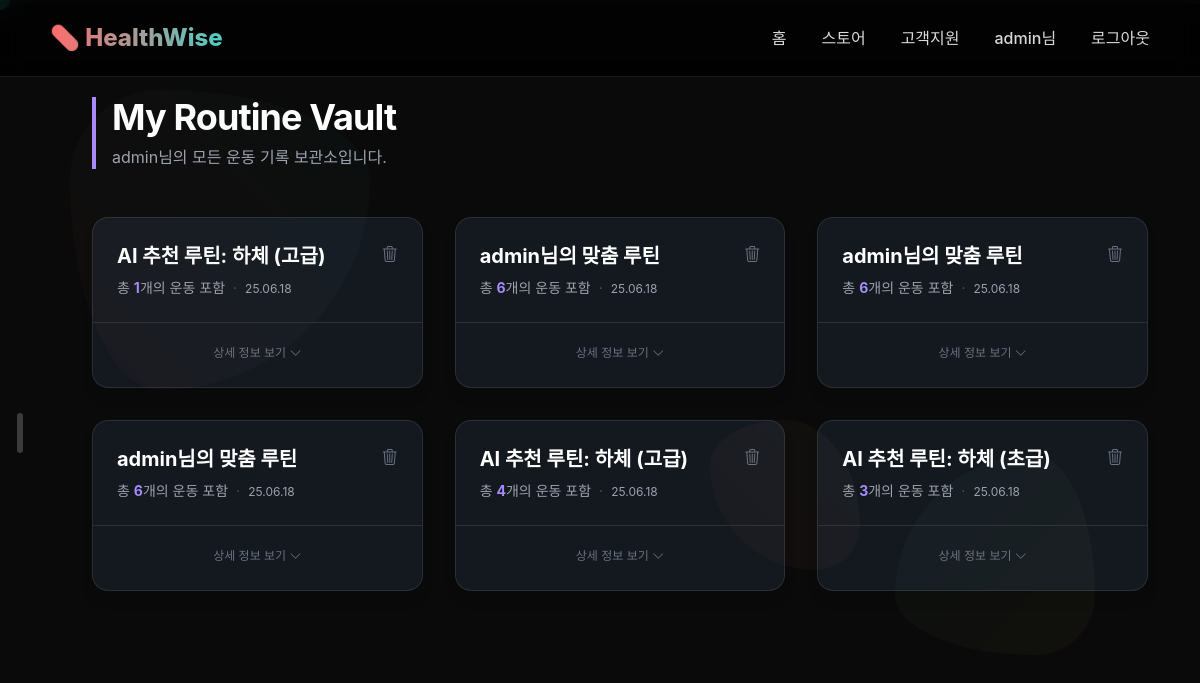
/routine/my-routines/ (signed in), run on an earlier commit of the app's database.
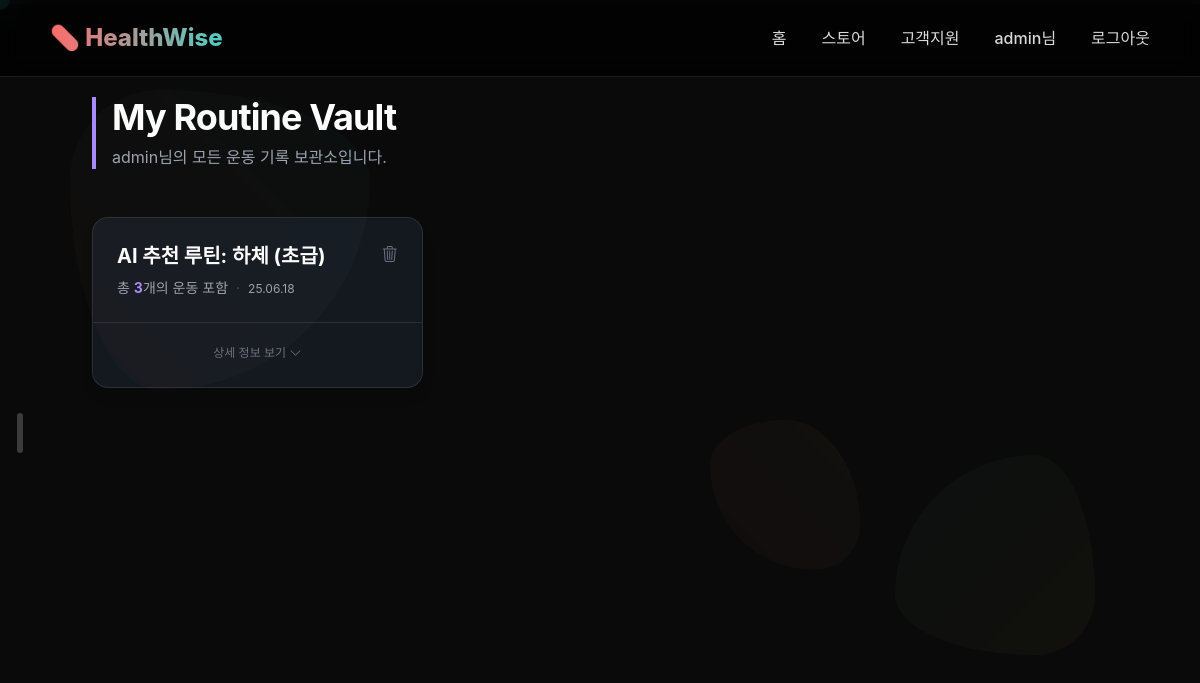
And on a later commit of the database.
### routine/models.py (models this page shows, shortened)
class Routine(models.Model):
    user = models.ForeignKey(settings.AUTH_USER_MODEL, on_delete=models.CASCADE, related_name='routines')
    name = models.CharField(max_length=100)
    exercises = models.ManyToManyField('Exercise', through='RoutineExercise', related_name='exercise_routines')
    created_at = models.DateTimeField(auto_now_add=True)

### routine/views.py (the view)
# urls.py: path('my-routines/', views.my_routines_view, name='my_routines'),
@login_required
def my_routines_view(request):
    user_routines = Routine.objects.filter(user=request.user).order_by('-created_at')
    context = {'routines': user_routines, 'active_menu': 'routine_list'}
    return render(request, 'routine/my_routines.html', context)

### routine/templates/routine/my_routines.html (shortened to what this page needs)
{% extends 'web/dashboard_sliding_base.html' %}
{% block page_content %}
<script src="https://cdn.tailwindcss.com"></script>
<div class="p-4 sm:p-8">
    <header class="text-left mb-12">
        <div class="border-l-4 border-violet-400 pl-4">
            <h1 class="text-3xl sm:text-4xl font-bold tracking-tight text-white">My Routine Vault</h1>
            <p class="text-md text-gray-400 mt-2">{{ user.username }}님의 모든 운동 기록 보관소입니다.</p>
        </div>
    </header>
    {% if routines %}
        <div class="grid grid-cols-1 md:grid-cols-2 lg:grid-cols-3 gap-8">
            {% for routine in routines %}
                <div class="routine-card flex flex-col bg-gray-800/50 backdrop-blur-sm border border-white/10 rounded-2xl shadow-lg transition-all duration-300 hover:border-violet-500/50 hover:shadow-2xl hover:shadow-violet-500/10">
                    <a href="{% url 'routine:routine_plan_detail' routine.id %}" class="block p-6 flex-grow no-underline">
                        <div class="flex justify-between items-start">
                            <h2 class="text-xl font-bold text-white mb-2">{{ routine.name }}</h2>
                            <form id="delete-form-{{ routine.id }}" method="post" action="{% url 'routine:delete_routine' routine.id %}" class="inline">
                                <button type="button" onclick="confirmDelete(event, '{{ routine.id }}')" class="text-gray-500 hover:text-red-400 transition-colors" title="삭제하기"><i class="bi bi-trash3"></i></button>
                            </form>
                        </div>
                        <p class="text-sm text-gray-400">총 <span class="font-bold text-violet-400">{{ routine.exercises.count }}</span>개의 운동 포함<span class="mx-2 text-gray-600">·</span><span class="text-xs">{{ routine.created_at|date:"y.m.d" }}</span></p>
                    </a>
                    <div class="card-footer text-center mt-auto p-6 pt-4 border-t border-white/10">
                        <span class="text-xs text-gray-500"> 상세 정보 보기 <i class="bi bi-chevron-down reveal-icon inline-block"></i></span>
                    </div>
                </div>
            {% endfor %}
        </div>
    {% endif %}
</div>
{% endblock %}

### web/templates/web/dashboard_sliding_base.html (shortened to what this page needs)
{% extends 'base.html' %}
{% load static %}
{% block content %}
<link rel="stylesheet" href="https://cdn.jsdelivr.net/npm/bootstrap-icons@1.11.3/font/bootstrap-icons.min.css">
<div class="sliding-sidebar-container">
    <div class="sidebar-handle">
        <div class="sidebar-handle-icon"></div>
    </div>
</div>
<div class="page-main-content">
    {% block page_content %}{% endblock %}
</div>
{% endblock %}

### web/templates/base.html (shortened to what this page needs)
{% load static %}
<!DOCTYPE html>
<html lang="ko">
<head>
</head>
<body>
    <div class="cursor-dot"></div>
    <div class="floating-shapes">
        <div class="floating-shape shape-1"></div>
        <div class="floating-shape shape-2"></div>
        <div class="floating-shape shape-3"></div>
    </div>
    {% include 'web/_header.html' %}
    {% block content %}{% endblock %}
</body>
</html>

### web/templates/web/_header.html (shortened to what this page needs)
<nav>
    <div class="nav-container">
        <a href="/" class="logo" style="text-decoration: none;">💊 HealthWise</a>
        <ul class="nav-menu">
            <li><a href="/" class="nav-item">홈</a></li>
            <li><a href="{% url 'store:home' %}" class="nav-item">스토어</a></li>
            <li><a href="#" class="nav-item">고객지원</a></li>
            {% if user.is_authenticated %}
                <li style="padding: 5px 0; color: rgba(255, 255, 255, 0.85); font-weight: 500;"> {{ user.username }}님</li>
                <li>
                    <form id="logout-form" method="post" action="{% url 'accounts:logout' %}" style="display: inline;">
                        <button type="submit" class="nav-item" style="background: none; border: none; color: rgba(255, 255, 255, 0.85); cursor: pointer; padding: 5px 0; font-size: 1rem; font-weight: 500; font-family: inherit;">로그아웃</button>
                    </form>
                </li>
            {% else %}
                <li><a href="{% url 'accounts:login' %}" class="nav-item">로그인</a></li>
                <li><a href="{% url 'accounts:signup' %}" class="nav-item">회원가입</a></li>
            {% endif %}
        </ul>
    </div>
</nav>

### web/templates/base.html (style rules this page uses)
* { margin: 0; padding: 0; box-sizing: border-box; }
body { font-family: 'Pretendard', -apple-system, BlinkMacSystemFont, sans-serif; background: #000; color: #fff; overflow-x: hidden; }
nav { position: fixed; top: 0; width: 100%; padding: 20px 50px; background: rgba(0, 0, 0, 0.8); backdrop-filter: blur(10px); z-index: 10000; border-bottom: 1px solid rgba(255, 255, 255, 0.1); }
.nav-container { display: flex; justify-content: space-between; align-items: center; }
.logo { font-size: 24px; font-weight: 800; background: linear-gradient(90deg, #ff6b6b, #4ecdc4); -webkit-background-clip: text; background-clip: text; -webkit-text-fill-color: transparent; }
.nav-menu { list-style: none; display: flex; align-items: center; gap: 35px; margin-left: auto; }
.nav-menu a.nav-item { color: rgba(255, 255, 255, 0.85); text-decoration: none; font-size: 1rem; font-weight: 500; padding: 5px 0; position: relative; transition: color 0.3s ease; }
.nav-menu a.nav-item::after { content: ''; position: absolute; width: 0; height: 2px; bottom: 0; left: 50%; transform: translateX(-50%); background-color: #4ecdc4; transition: width 0.3s ease; }
.cursor-dot { position: fixed; width: 20px; height: 20px; border-radius: 50%; background: rgba(78, 205, 196, 0.8); pointer-events: none; z-index: 9999; transform: translate(-50%, -50%); mix-blend-mode: difference; transition: transform 0.15s ease, background-color 0.15s ease; }
button, a, .indicator { cursor: pointer; }
.floating-shapes { position: fixed; width: 100%; height: 100%; top:0; left:0; pointer-events: none; z-index: 1; }
.floating-shape { position: absolute; opacity: 0.03; will-change: transform; }
.shape-1 { width: 300px; height: 300px; background: linear-gradient(45deg, #ff6b6b, #4ecdc4); border-radius: 30% 70% 70% 30% / 30% 30% 70% 70%; top: 10%; left: 5%; animation: morph 20s ease-in-out infinite; animation-play-state: paused; }
.floating-shape.animate { animation-play-state: running; }
.shape-2 { width: 200px; height: 200px; background: linear-gradient(135deg, #4ecdc4, #ffe66d); border-radius: 70% 30% 30% 70% / 70% 70% 30% 30%; bottom: 20%; right: 10%; animation: morph 15s ease-in-out infinite reverse; animation-play-state: paused; }
.shape-3 { width: 150px; height: 150px; background: linear-gradient(225deg, #ffe66d, #ff6b6b); border-radius: 50% 50% 30% 70% / 30% 70% 30% 70%; top: 50%; right: 30%; animation: morph 25s ease-in-out infinite; animation-play-state: paused; }

### web/templates/web/dashboard_sliding_base.html (style rules this page uses)
body { background: #0a0a0a !important; color: rgba(255, 255, 255, 0.8) !important; overflow: auto !important; cursor: auto !important; }
.sliding-sidebar-container { position: fixed; top: 65px; left: 0; bottom: 0; z-index: 10000; width: 300px; transform: translateX(-260px); transition: transform 0.4s cubic-bezier(0.25, 0.8, 0.25, 1); }
.sidebar-handle { width: 40px; height: 100%; float: right; display: flex; align-items: center; justify-content: center; cursor: pointer; }
.sidebar-handle-icon { width: 6px; height: 40px; background-color: rgba(255, 255, 255, 0.2); border-radius: 3px; transition: background-color 0.3s; }
.page-main-content { padding-top: 65px; padding-left: 60px; padding-right: 20px; padding-bottom: 40px; }

### routine/templates/routine/my_routines.html (style rules this page uses)
.card-footer { transition: opacity 0.3s ease-in-out; }
.reveal-icon { transition: transform 0.3s ease-in-out; }

What changed in the data, as far as the page shows it:
removed Routine: name "AI 추천 루틴: 하체 (고급)", exercises.count "1", created_at "25.06.18"
removed Routine: name "admin님의 맞춤 루틴", exercises.count "6", created_at "25.06.18"
removed Routine: name "admin님의 맞춤 루틴", exercises.count "6", created_at "25.06.18"
removed Routine: name "admin님의 맞춤 루틴", exercises.count "6", created_at "25.06.18"
removed Routine: name "AI 추천 루틴: 하체 (고급)", exercises.count "4", created_at "25.06.18"
